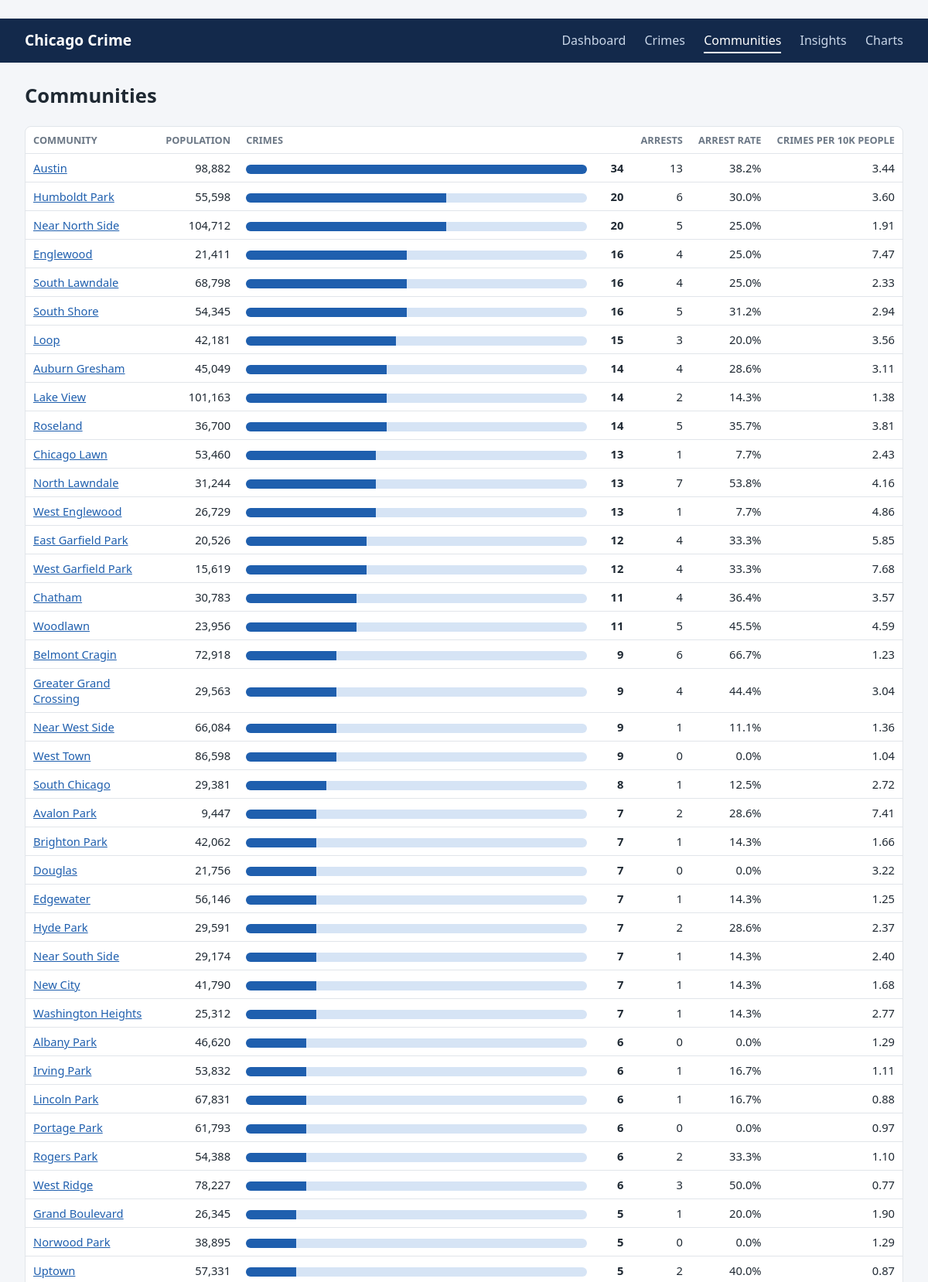
/communities (upper part), run on the app's committed database.
### tables this page shows
CREATE TABLE dim_community (
	community_code INTEGER NOT NULL, 
	community_name VARCHAR(64) NOT NULL, 
	population INTEGER, 
	area_sqmile FLOAT, 
	area_sqkm FLOAT, 
	density_per_sqmi FLOAT, 
	density_per_sqkm FLOAT, 
	CONSTRAINT pk_dim_community PRIMARY KEY (community_code), 
	CONSTRAINT uq_dim_community_community_name UNIQUE (community_name)
);

### app/app.py (the view)
@app.route("/communities")
def communities():
    rows = query(
        "SELECT c.community_code, c.community_name, c.population, COUNT(f.id) AS crimes, "
        "COALESCE(SUM(f.arrest), 0) AS arrests "
        "FROM dim_community c LEFT JOIN fact_crime f ON f.community_code = c.community_code "
        "GROUP BY c.community_code ORDER BY crimes DESC, c.community_name"
    )
    return render_template("communities.html", rows=rows)

### app/app.py (called while the page is built)
def get_db() -> sqlite3.Connection:
    if "db" not in g:
        if not DB_PATH.is_file():
            abort(503)
        g.db = sqlite3.connect(f"{DB_PATH.as_uri()}?mode=rw", uri=True)
        g.db.row_factory = sqlite3.Row
        g.db.execute("PRAGMA foreign_keys = ON")
    return g.db

@app.before_request
def check_csrf() -> None:
    if request.method == "POST":
        token = request.form.get("csrf")
        if not token or token != session.get("csrf"):
            abort(400)

def query(sql: str, params: tuple = ()) -> list[sqlite3.Row]:
    return get_db().execute(sql, params).fetchall()

@app.template_filter("pct")
def pct(part, whole) -> float:
    return round(100 * (part or 0) / whole, 1) if whole else 0.0

### app/templates/communities.html (shortened to what this page needs)
{% extends "base.html" %}
{% block content %}
<h1>Communities</h1>
{% set top = rows | map(attribute='crimes') | max %}
<div class="panel table-wrap">
  <table class="data">
    <thead>
      <tr><th>Community</th><th class="num">Population</th><th class="wide">Crimes</th><th class="num">Arrests</th><th class="num">Arrest rate</th><th class="num">Crimes per 10k people</th></tr>
    </thead>
    <tbody>
    {% for r in rows %}
      <tr>
        <td><a href="{{ url_for('crimes', community=r.community_code) }}">{{ r.community_name }}</a></td>
        <td class="num">{{ '{:,}'.format(r.population) if r.population else '' }}</td>
        <td class="wide">
          <div class="bar"><span style="width: {{ r.crimes | pct(top) }}%"></span></div>
          <span class="bar-value">{{ r.crimes }}</span>
        </td>
        <td class="num">{{ r.arrests }}</td>
        <td class="num">{{ r.arrests | pct(r.crimes) }}%</td>
        <td class="num">{{ '%.2f' | format(10000 * r.crimes / r.population) if r.population else '' }}</td>
      </tr>
    {% endfor %}
    </tbody>
  </table>
</div>
{% endblock %}

### app/static/style.css (style rules this page uses)
:root { --bg: #f4f6f9; --panel: #ffffff; --text: #1f2933; --muted: #6b7785; --border: #e1e5ea; --accent: #1f5fae; --accent-soft: #d6e4f5; --yes: #1d7a46; --no: #9aa5b1; --radius: 8px; }
* { box-sizing: border-box; }
body { margin: 0; font-family: "Segoe UI", system-ui, -apple-system, Arial, sans-serif; background: var(--bg); color: var(--text); line-height: 1.5; }
a { color: var(--accent); }
h1 { margin: 0 0 20px; font-size: 1.6rem; }
.card, .panel { background: var(--panel); border: 1px solid var(--border); border-radius: var(--radius); padding: 18px 20px; }
table { width: 100%; border-collapse: collapse; font-size: 0.92rem; }
th, td { text-align: left; padding: 8px 10px; border-bottom: 1px solid var(--border); vertical-align: middle; }
th { color: var(--muted); font-weight: 600; font-size: 0.8rem; text-transform: uppercase; }
.num { text-align: right; white-space: nowrap; }
.wide { width: 45%; }
.bar { display: inline-block; width: calc(100% - 50px); height: 12px; background: var(--accent-soft); border-radius: 6px; overflow: hidden; vertical-align: middle; }
.bar span { display: block; height: 100%; background: var(--accent); }
.bar-value { display: inline-block; width: 44px; text-align: right; font-weight: 600; }
.table-wrap { overflow-x: auto; padding: 0; }
.table-wrap table { min-width: 900px; }

### data on the page
dim_community: community_name "Austin", population "98,882", {{ r.crimes | pct(top) }} 100.0 (drawn), crimes "34", arrests "13", arrests|pct "38.2", population "3.44"
dim_community: community_name "Humboldt Park", population "55,598", {{ r.crimes | pct(top) }} 58.8 (drawn), crimes "20", arrests "6", arrests|pct "30.0", population "3.60"
dim_community: community_name "Near North Side", population "104,712", {{ r.crimes | pct(top) }} 58.8 (drawn), crimes "20", arrests "5", arrests|pct "25.0", population "1.91"
dim_community: community_name "Englewood", population "21,411", {{ r.crimes | pct(top) }} 47.1 (drawn), crimes "16", arrests "4", arrests|pct "25.0", population "7.47"
dim_community: community_name "South Lawndale", population "68,798", {{ r.crimes | pct(top) }} 47.1 (drawn), crimes "16", arrests "4", arrests|pct "25.0", population "2.33"
dim_community: community_name "South Shore", population "54,345", {{ r.crimes | pct(top) }} 47.1 (drawn), crimes "16", arrests "5", arrests|pct "31.2", population "2.94"
dim_community: community_name "Loop", population "42,181", {{ r.crimes | pct(top) }} 44.1 (drawn), crimes "15", arrests "3", arrests|pct "20.0", population "3.56"
dim_community: community_name "Auburn Gresham", population "45,049", {{ r.crimes | pct(top) }} 41.2 (drawn), crimes "14", arrests "4", arrests|pct "28.6", population "3.11"
dim_community: community_name "Lake View", population "101,163", {{ r.crimes | pct(top) }} 41.2 (drawn), crimes "14", arrests "2", arrests|pct "14.3", population "1.38"
dim_community: community_name "Roseland", population "36,700", {{ r.crimes | pct(top) }} 41.2 (drawn), crimes "14", arrests "5", arrests|pct "35.7", population "3.81"
dim_community: community_name "Chicago Lawn", population "53,460", {{ r.crimes | pct(top) }} 38.2 (drawn), crimes "13", arrests "1", arrests|pct "7.7", population "2.43"
dim_community: community_name "North Lawndale", population "31,244", {{ r.crimes | pct(top) }} 38.2 (drawn), crimes "13", arrests "7", arrests|pct "53.8", population "4.16"
dim_community: community_name "West Englewood", population "26,729", {{ r.crimes | pct(top) }} 38.2 (drawn), crimes "13", arrests "1", arrests|pct "7.7", population "4.86"
dim_community: community_name "East Garfield Park", population "20,526", {{ r.crimes | pct(top) }} 35.3 (drawn), crimes "12", arrests "4", arrests|pct "33.3", population "5.85"
dim_community: community_name "West Garfield Park", population "15,619", {{ r.crimes | pct(top) }} 35.3 (drawn), crimes "12", arrests "4", arrests|pct "33.3", population "7.68"
dim_community: community_name "Chatham", population "30,783", {{ r.crimes | pct(top) }} 32.4 (drawn), crimes "11", arrests "4", arrests|pct "36.4", population "3.57"
dim_community: community_name "Woodlawn", population "23,956", {{ r.crimes | pct(top) }} 32.4 (drawn), crimes "11", arrests "5", arrests|pct "45.5", population "4.59"
dim_community: community_name "Belmont Cragin", population "72,918", {{ r.crimes | pct(top) }} 26.5 (drawn), crimes "9", arrests "6", arrests|pct "66.7", population "1.23"
dim_community: community_name "Greater Grand Crossing", population "29,563", {{ r.crimes | pct(top) }} 26.5 (drawn), crimes "9", arrests "4", arrests|pct "44.4", population "3.04"
dim_community: community_name "Near West Side", population "66,084", {{ r.crimes | pct(top) }} 26.5 (drawn), crimes "9", arrests "1", arrests|pct "11.1", population "1.36"
dim_community: community_name "West Town", population "86,598", {{ r.crimes | pct(top) }} 26.5 (drawn), crimes "9", arrests "0", arrests|pct "0.0", population "1.04"
dim_community: community_name "South Chicago", population "29,381", {{ r.crimes | pct(top) }} 23.5 (drawn), crimes "8", arrests "1", arrests|pct "12.5", population "2.72"
dim_community: community_name "Avalon Park", population "9,447", {{ r.crimes | pct(top) }} 20.6 (drawn), crimes "7", arrests "2", arrests|pct "28.6", population "7.41"
dim_community: community_name "Brighton Park", population "42,062", {{ r.crimes | pct(top) }} 20.6 (drawn), crimes "7", arrests "1", arrests|pct "14.3", population "1.66"
dim_community: community_name "Douglas", population "21,756", {{ r.crimes | pct(top) }} 20.6 (drawn), crimes "7", arrests "0", arrests|pct "0.0", population "3.22"
dim_community: community_name "Edgewater", population "56,146", {{ r.crimes | pct(top) }} 20.6 (drawn), crimes "7", arrests "1", arrests|pct "14.3", population "1.25"
dim_community: community_name "Hyde Park", population "29,591", {{ r.crimes | pct(top) }} 20.6 (drawn), crimes "7", arrests "2", arrests|pct "28.6", population "2.37"
dim_community: community_name "Near South Side", population "29,174", {{ r.crimes | pct(top) }} 20.6 (drawn), crimes "7", arrests "1", arrests|pct "14.3", population "2.40"
dim_community: community_name "New City", population "41,790", {{ r.crimes | pct(top) }} 20.6 (drawn), crimes "7", arrests "1", arrests|pct "14.3", population "1.68"
dim_community: community_name "Washington Heights", population "25,312", {{ r.crimes | pct(top) }} 20.6 (drawn), crimes "7", arrests "1", arrests|pct "14.3", population "2.77"
dim_community: community_name "Albany Park", population "46,620", {{ r.crimes | pct(top) }} 17.6 (drawn), crimes "6", arrests "0", arrests|pct "0.0", population "1.29"
dim_community: community_name "Irving Park", population "53,832", {{ r.crimes | pct(top) }} 17.6 (drawn), crimes "6", arrests "1", arrests|pct "16.7", population "1.11"
dim_community: community_name "Lincoln Park", population "67,831", {{ r.crimes | pct(top) }} 17.6 (drawn), crimes "6", arrests "1", arrests|pct "16.7", population "0.88"
dim_community: community_name "Portage Park", population "61,793", {{ r.crimes | pct(top) }} 17.6 (drawn), crimes "6", arrests "0", arrests|pct "0.0", population "0.97"
dim_community: community_name "Rogers Park", population "54,388", {{ r.crimes | pct(top) }} 17.6 (drawn), crimes "6", arrests "2", arrests|pct "33.3", population "1.10"
dim_community: community_name "West Ridge", population "78,227", {{ r.crimes | pct(top) }} 17.6 (drawn), crimes "6", arrests "3", arrests|pct "50.0", population "0.77"
dim_community: community_name "Grand Boulevard", population "26,345", {{ r.crimes | pct(top) }} 14.7 (drawn), crimes "5", arrests "1", arrests|pct "20.0", population "1.90"
dim_community: community_name "Norwood Park", population "38,895", {{ r.crimes | pct(top) }} 14.7 (drawn), crimes "5", arrests "0", arrests|pct "0.0", population "1.29"
dim_community: community_name "Uptown", population "57,331", {{ r.crimes | pct(top) }} 14.7 (drawn), crimes "5", arrests "2", arrests|pct "40.0", population "0.87"
